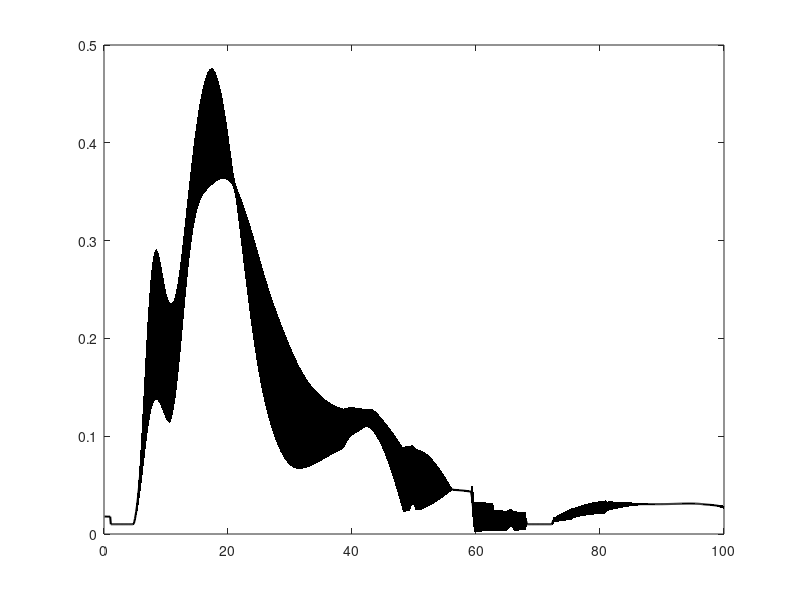

Reproduce this figure in MATLAB. (Note: this script raises an error after producing the figure.)
%% AML-Reflex Model Project
% Authors:
% Gaia Carparelli
% Marion Claudet
clc;
clear all;
close all;
%% Run simulation
% Uncomment only if your really want to re-do the simulation!
%init();

% After running init simulation
%struct_mRFX = mRFX;
%save('struct_mRFX.mat','struct_mRFX'); % to use it later

%% If you have not re-run the init simulation already

load('struct_mRFX.mat');

%% Extract heel off indices (to split into gait cycles

indices_stance_left = find(struct_mRFX.LStance == 1);
indices_stance_right = find(struct_mRFX.RStance == 1);

HS_left = [];
HS_right = [];

% For the left foot
for i = 1:length(indices_stance_left)-1
    
    if (indices_stance_left(i+1) - indices_stance_left(i) > 1)
        HS_left = [HS_left, indices_stance_left(i+1)];
    end
end
% For the right foot
for i = 1:length(indices_stance_right)-1
    if (indices_stance_right(i+1) - indices_stance_right(i) > 1)
        HS_right = [HS_right, indices_stance_right(i+1)];
    end
end
%% Extract the muscles activities
muscles = {'MuscleGLU','MuscleHF','MuscleHAM','MuscleVAS','MuscleGAS','MuscleSOL','MuscleTA'};
% Left foot
for muscle = 1: length(muscles)
    struct_muscles.left.whole.(muscles{muscle}) = struct_mRFX.(['L' (muscles{muscle})]);
end

for i = 1:length(HS_left)-1
    for muscle = 1: length(muscles)
        old_activity = struct_muscles.left.whole.(muscles{muscle});
        struct_muscles.left.parsed.(muscles{muscle}){i}= old_activity(HS_left(i):HS_left(i+1));
        
    end
end

% Right foot

for muscle = 1: length(muscles)
    struct_muscles.right.whole.(muscles{muscle}) = struct_mRFX.(['R' (muscles{muscle})]);
end

for i = 1:length(HS_right)-1
    for muscle = 1: length(muscles)
        old_activity = struct_muscles.right.whole.(muscles{muscle});
        struct_muscles.right.parsed.(muscles{muscle}){i} = old_activity(HS_right(i):HS_right(i+1));
    end
end


%% Extract joint angles and joint torques per stride

% Extracting angles
angles = {'AnkleAngle','KneeAngle','HipAngle'};

% Left foot
for angle = 1: length(angles)
    struct_angles.left.whole.(angles{angle}) = struct_mRFX.(['L' (angles{angle})]);
end
for i = 1:length(HS_left)-1
    for angle = 1: length(angles)
        old_activity = struct_angles.left.whole.(angles{angle});
        struct_angles.left.parsed.(angles{angle}){i}= old_activity(HS_left(i):HS_left(i+1));
        
    end
end

% Right foot
for angle = 1: length(angles)
    struct_angles.right.whole.(angles{angle}) = struct_mRFX.(['R' (angles{angle})]);
end
for i = 1:length(HS_right)-1
    for angle = 1: length(angles)
        old_activity = struct_angles.right.whole.(angles{angle});
        struct_angles.right.parsed.(angles{angle}){i}= old_activity(HS_right(i):HS_right(i+1));
        
    end
end
% Extracting torques
torques = {'AnkleTorque','KneeTorque','HipTorque'};

for torque = 1: length(torques)
    struct_torques.left.whole.(torques{torque}) = struct_mRFX.(['L' (torques{torque})]);
end
for i = 1:length(HS_left)-1
    for torque  = 1: length(torques)
        old_activity = struct_torques.left.whole.(torques{torque});
        struct_torques.left.parsed.(torques{torque}){i}= old_activity(HS_left(i):HS_left(i+1));
        
    end
end

% Right foot
for torque  = 1: length(torques)
    struct_torques.right.whole.(torques{torque}) = struct_mRFX.(['R' (torques{torque})]);
end
for i = 1:length(HS_right)-1
    for torque = 1: length(torques)
        old_activity = struct_torques.right.whole.(torques{torque});
        struct_torques.right.parsed.(torques{torque}){i}= old_activity(HS_right(i):HS_right(i+1));
        
    end
end

%% Muscles activity-interpolation
nbr_points = 1000; % for interpolation
% Right foot
for i = 1:length(HS_right)-1
    for muscle = 1: length(muscles)
        current_signal = struct_muscles.right.parsed.(muscles{muscle}){i};
        interpolated_signal = interp1(1:1:length(current_signal),current_signal,1:1:nbr_points,'nearest');
        interpolated_signal_per.right.(muscles{muscle}){i} = interpolated_signal;
    end
end
% Left foot
for i = 1:length(HS_left)-1
    for muscle = 1: length(muscles)
        current_signal = struct_muscles.left.parsed.(muscles{muscle}){i};
        interpolated_signal= interp1(1:1:length(current_signal),current_signal,1:1:nbr_points,'nearest');
        interpolated_signal_per.left.(muscles{muscle}){i} = interpolated_signal;
    end
end

% Meand and std
% Right
for i = 1:length(HS_right)-1
    for muscle = 1:length(muscles)
        muscles_matrix_right.(muscles{muscle})(i,:) = interpolated_signal_per.right.(muscles{muscle}){i};
    end
end
for muscle = 1:length(muscles)
    mean_muscles_right.(muscles{muscle}) = mean(muscles_matrix_right.(muscles{muscle}));
    std_muscles_right.(muscles{muscle}) = std(muscles_matrix_right.(muscles{muscle}));
end
% Left
for i = 1:length(HS_left)-1
    for muscle = 1:length(muscles)
        muscles_matrix_left.(muscles{muscle})(i,:) = interpolated_signal_per.left.(muscles{muscle}){i};
    end
end
for muscle = 1:length(muscles)
    mean_muscles_left.(muscles{muscle}) = mean(muscles_matrix_left.(muscles{muscle}));
    std_muscles_left.(muscles{muscle}) = std(muscles_matrix_left.(muscles{muscle}));
end

%% Plotting Muscles
for muscle = 1: length(muscles)
    indices_right = 1:1:length(mean_muscles_right.(muscles{muscle}));
    indices_right = (indices_right/nbr_points)*100;
    figure;
    plot(indices_right,mean_muscles_right.(muscles{muscle}),'k','LineWidth',1.5);
    fill_x = [indices_right,fliplr(indices_right)];
    fill_y = [mean_muscles_right.(muscles{muscle}) - std_muscles_right.(muscles{muscle}),fliplr((mean_muscles_right.(muscles{muscle}) + std_muscles_right.(muscles{muscle})))];
    patch(fill_x,fill_y,'k','EdgeColor','none');
    alpha(.1)
    hold on;
    indices_left = 1:1:length(mean_muscles_left.(muscles{muscle}));
    indices_left = (indices_left/nbr_points)*100;
    plot(indices_left,mean_muscles_left.(muscles{muscle}),'b','LineWidth',1.5);
    
    fill_x = [indices_left,fliplr(indices_left)];
    fill_y = [mean_muscles_left.(muscles{muscle}) - std_muscles_left.(muscles{muscle}),fliplr((mean_muscles_left.(muscles{muscle}) + std_muscles_left.(muscles{muscle})))];
    patch(fill_x,fill_y,'b','EdgeColor','none');
    alpha(.1)
    
    line([60 60], [0 1],'Color','red','LineStyle','--','LineWidth',1.5)
    
    ax = gca;
    ax.FontSize = 40;
    axis([0 100 0 1])
    set(gca,'TickLabelInterpreter', 'latex');
    xlabel('\% Stride','interpreter','latex');
    ylabel('Activity','interpreter','latex');
    legend('Average right muscle','Std right muscle','Average left muscle','Std left muscle','Location','Best','interpreter','latex');
    title({'Average activity for ',num2str(muscles{muscle})},'interpreter','latex');
    set(gcf,'Position',[0 0 1600 800]);
    saveas(gcf,['Activity', num2str(muscles{muscle})],'png');
end
%% Angles-interpolation
% Right foot
for i = 1:length(HS_right)-1
    for angle = 1: length(angles)
        current_signal = struct_angles.right.parsed.(angles{angle}){i};
        interpolated_signal = interp1(1:1:length(current_signal),current_signal,1:1:nbr_points,'nearest');
        interpolated_signal_per.right.(angles{angle}){i} = 180- rad2deg(interpolated_signal);
    end
end
% Left foot
for i = 1:length(HS_left)-1
    for angle = 1: length(angles)
        current_signal = struct_angles.left.parsed.(angles{angle}){i};
        interpolated_signal = interp1(1:1:length(current_signal),current_signal,1:1:nbr_points,'nearest');
        interpolated_signal_per.left.(angles{angle}){i} = 180 - rad2deg(interpolated_signal);
    end
end
% Meand and std
% Right
for i = 1:length(HS_right)-1
    for angle = 1: length(angles)
        angles_matrix_right.(angles{angle})(i,:) = interpolated_signal_per.right.(angles{angle}){i};
    end
end
for angle = 1: length(angles)
    mean_angles_right.(angles{angle}) = mean(angles_matrix_right.(angles{angle}));
    std_angles_right.(angles{angle}) = std(angles_matrix_right.(angles{angle}));
end
% Left
for i = 1:length(HS_left)-1
    for angle = 1: length(angles)
        angles_matrix_left.(angles{angle})(i,:) = interpolated_signal_per.left.(angles{angle}){i};
    end
end
for angle = 1: length(angles)
    mean_angles_left.(angles{angle}) = mean(angles_matrix_left.(angles{angle}));
    std_angles_left.(angles{angle}) = std(angles_matrix_left.(angles{angle}));
end
%% Plotting angles
for angle = 1: length(angles)
    indices_right = 1:1:length(mean_angles_right.(angles{angle}));
    indices_right = (indices_right/nbr_points)*100;
    figure;
    plot(indices_right,mean_angles_right.(angles{angle}),'k','LineWidth',1.5);
    fill_x = [indices_right,fliplr(indices_right)];
    fill_y = [mean_angles_right.(angles{angle}) - std_angles_right.(angles{angle}),fliplr((mean_angles_right.(angles{angle}) + std_angles_right.(angles{angle})))];
    patch(fill_x,fill_y,'k','EdgeColor','none');
    alpha(.1)
    hold on;
    indices_left = 1:1:length(mean_angles_left.(angles{angle}));
    indices_left = (indices_left/nbr_points)*100;
    plot(indices_left,mean_angles_left.(angles{angle}),'b','LineWidth',1.5);
    fill_x = [indices_left,fliplr(indices_left)];
    fill_y = [mean_angles_left.(angles{angle}) - std_angles_left.(angles{angle}),fliplr((mean_angles_left.(angles{angle}) + std_angles_left.(angles{angle})))];
    patch(fill_x,fill_y,'b','EdgeColor','none');
    alpha(.1)
    
    y_min = min(mean_angles_left.(angles{angle}))- 10;
    y_max = max(mean_angles_left.(angles{angle})) + 10;
    axis([0 100 y_min y_max])
    
    line([60 60],[y_min y_max],'Color','red','LineStyle','--','LineWidth',1.5)
    ax = gca;
    ax.FontSize = 40;
    set(gca,'TickLabelInterpreter', 'latex');
    xlabel('\% Stride','interpreter','latex');
    ylabel('Degrees','interpreter','latex');
    legend('Average right angle','Std right angle','Average left angle','Std left angle','Location','Best','interpreter','latex');
    title({'Average activity for ',num2str(angles{angle})},'interpreter','latex');
    set(gcf,'Position',[0 0 1600 800]);
    saveas(gcf,['Activity', num2str(angles{angle})],'png');
end

%% Torques-interpolation
% Right foot
for i = 1:length(HS_right)-1
    for torque= 1: length(torques)
        current_signal = struct_torques.right.parsed.(torques{torque}){i};
        interpolated_signal = interp1(1:1:length(current_signal),current_signal,1:1:nbr_points,'nearest');
        interpolated_signal_per.right.(torques{torque}){i} = interpolated_signal; % to have gait cycles
    end
end
% Left foot
for i = 1:length(HS_left)-1
    for torque= 1: length(torques)
        current_signal = struct_torques.left.parsed.(torques{torque}){i};
        interpolated_signal = interp1(1:1:length(current_signal),current_signal,1:1:nbr_points,'nearest');
        interpolated_signal_per.left.(torques{torque}){i} = interpolated_signal ; % to have gait cycles
    end
end
% Meand and std
% Right
for i = 1:length(HS_right)-1
    for torque= 1: length(torques)
        torques_matrix_right.(torques{torque})(i,:) = interpolated_signal_per.right.(torques{torque}){i};
    end
end
for torque= 1: length(torques)
    mean_torques_right.(torques{torque}) = mean(torques_matrix_right.(torques{torque}));
    std_torques_right.(torques{torque}) = std(torques_matrix_right.(torques{torque}));
end
% Left
for i = 1:length(HS_left)-1
    for torque= 1: length(torques)
        torques_matrix_left.(torques{torque})(i,:) = interpolated_signal_per.left.(torques{torque}){i};
    end
end
for torque= 1: length(torques)
    mean_torques_left.(torques{torque}) = mean(torques_matrix_left.(torques{torque}));
    std_torques_left.(torques{torque}) = std(torques_matrix_left.(torques{torque}));
end

%% Plotting
for torque= 1: length(torques)
    indices_right = 1:1:length(mean_torques_right.(torques{torque}));
    indices_right = (indices_right/nbr_points)*100;
    figure;
    plot(indices_right,mean_torques_right.(torques{torque}),'k','LineWidth',1.5);
    fill_x = [indices_right,fliplr(indices_right)];
    fill_y = [mean_torques_right.(torques{torque}) - std_torques_right.(torques{torque}),fliplr((mean_torques_right.(torques{torque}) + std_torques_right.(torques{torque})))];
    patch(fill_x,fill_y,'k','EdgeColor','none');
    alpha(.1)
    hold on;
    indices_left = 1:1:length(mean_torques_left.(torques{torque}));
    indices_left = (indices_left/nbr_points)*100;
    plot(indices_left,mean_torques_left.(torques{torque}),'b','LineWidth',1.5);
    fill_x = [indices_left,fliplr(indices_left)];
    fill_y = [mean_torques_left.(torques{torque}) - std_torques_left.(torques{torque}),fliplr((mean_torques_left.(torques{torque}) + std_torques_left.(torques{torque})))];
    patch(fill_x,fill_y,'b','EdgeColor','none');
    alpha(.1)
    
    
    y_min = min(mean_torques_left.(torques{torque}))- 10;
    y_max = max(mean_torques_left.(torques{torque})) + 10;
    axis([0 100 y_min y_max])
    
    line([60 60],[y_min y_max],'Color','red','LineStyle','--','LineWidth',1.5)
    ax = gca;
    ax.FontSize = 40;
    set(gca,'TickLabelInterpreter', 'latex');
    xlabel('\% Stride','interpreter','latex');
    ylabel('Torque','interpreter','latex');
    legend('Average right torque','Std right torque','Average left torque','Std left torque','Location','Best','interpreter','latex');
    title({'Average activity for ',num2str(torques{torque})},'interpreter','latex');
    set(gcf,'Position',[0 0 1600 800]);
    saveas(gcf,['Activity', num2str(torques{torque})],'png');
    
end
